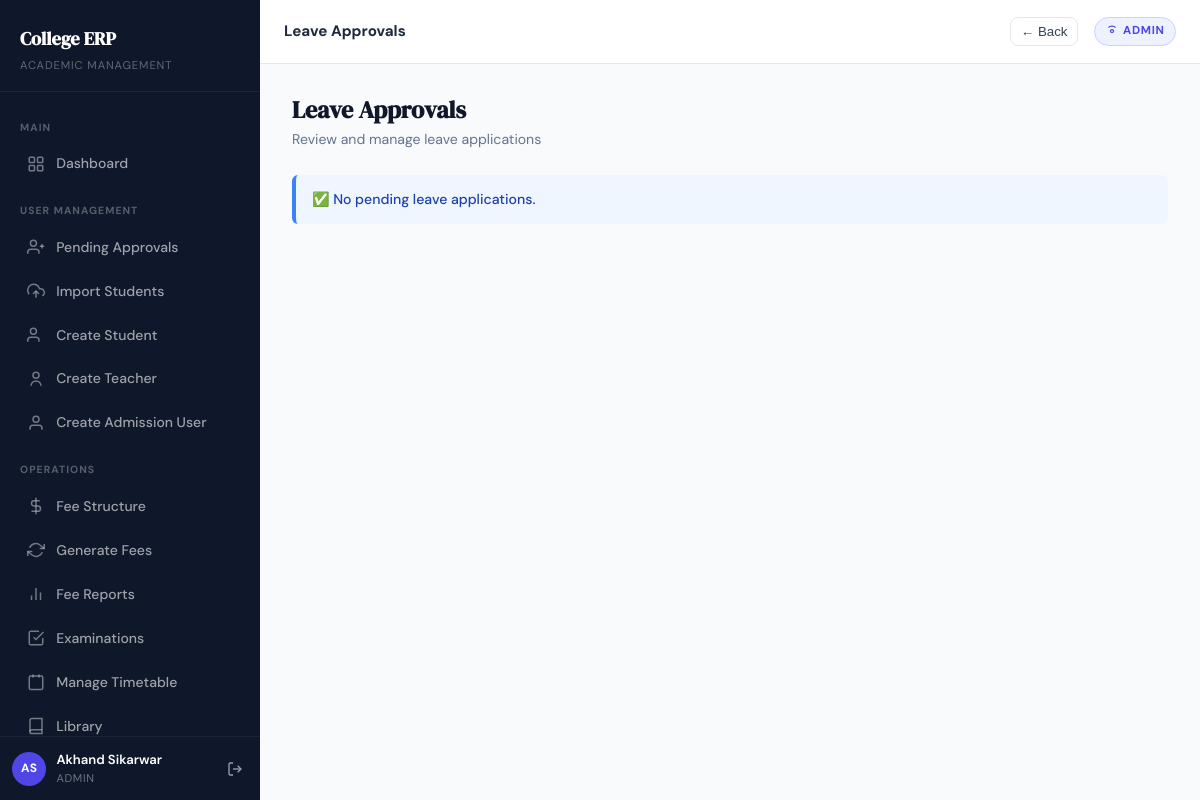
Before: /leave/approvals/ (signed in) with the older database file.
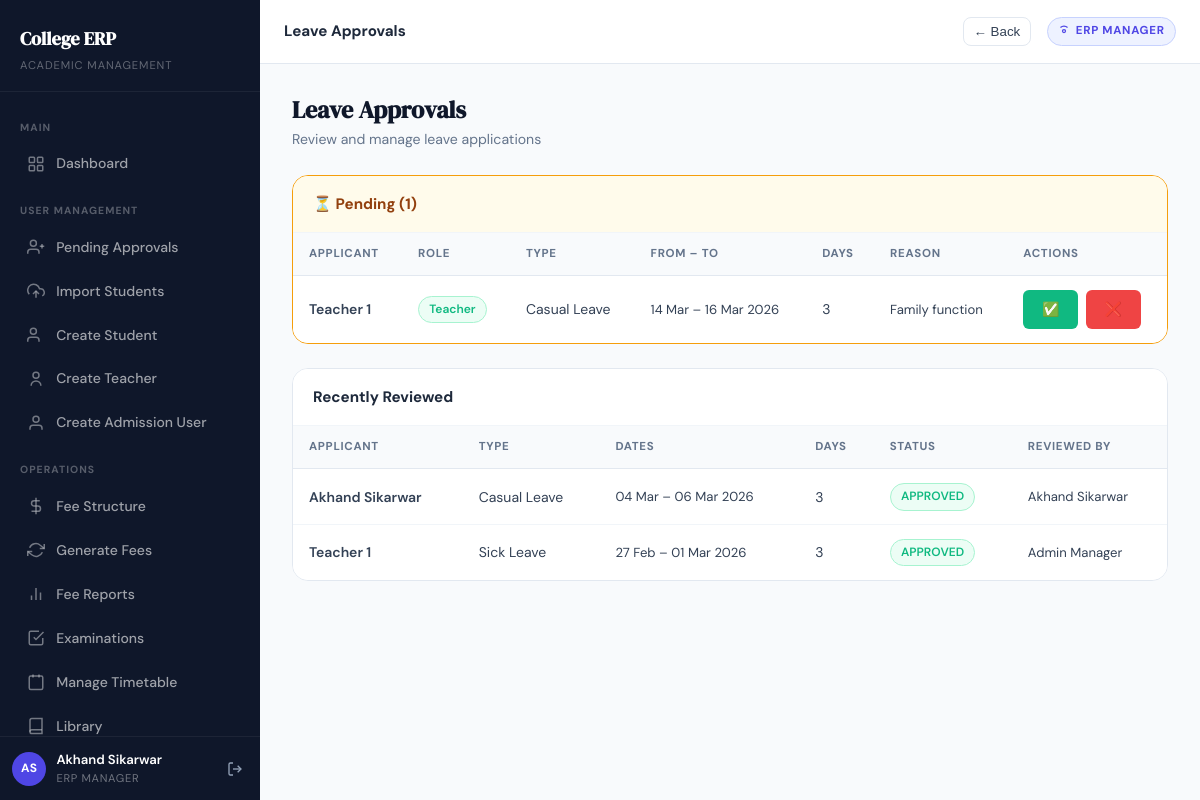
After: the same page with the newer database file.
### apps/accounts/models.py (models this page shows, shortened)
class CustomUser(AbstractUser):
    first_name    = models.CharField(max_length=100)
    last_name     = models.CharField(max_length=100)
    email         = models.EmailField(unique=True)
    mobile_number = models.CharField(max_length=10, unique=True, null=True, blank=True)
    role          = models.CharField(max_length=20, choices=Role.choices)
    is_verified   = models.BooleanField(default=False)
    is_approved   = models.BooleanField(default=False)
    class Meta:
        indexes = [
            models.Index(fields=["role"]),
            models.Index(fields=["is_approved"]),
        ]
    @property
    def full_name(self):
        return f"{self.first_name} {self.last_name}".strip() or self.username
    @property
    def is_teacher(self):
        return self.role == Role.TEACHER
    @property
    def is_erp_manager(self):
        return self.role == Role.ERP_MANAGER or self.is_superuser

### apps/leave/models.py (models this page shows, shortened)
class LeaveApplication(TimeStampedModel):
    applicant = models.ForeignKey(
        settings.AUTH_USER_MODEL, on_delete=models.CASCADE, related_name="leave_applications"
    )
    leave_type = models.ForeignKey(
        LeaveType, on_delete=models.CASCADE, related_name="applications"
    )
    start_date = models.DateField()
    end_date = models.DateField()
    reason = models.TextField()
    status = models.CharField(max_length=20, choices=STATUS_CHOICES, default="PENDING")
    reviewed_by = models.ForeignKey(
        settings.AUTH_USER_MODEL, on_delete=models.SET_NULL,
        null=True, blank=True, related_name="reviewed_leaves"
    )
    review_remarks = models.CharField(max_length=200, blank=True)
    reviewed_at = models.DateTimeField(null=True, blank=True)
    class Meta:
        ordering = ["-created_at"]
    @property
    def days(self):
        return (self.end_date - self.start_date).days + 1

class LeaveType(TimeStampedModel):
    name = models.CharField(max_length=50, unique=True)
    max_days_per_year = models.PositiveIntegerField(default=10)
    class Meta:
        ordering = ["name"]

### apps/leave/views.py (the view)
# urls.py: path("approvals/",               views.leave_approvals, name="leave_approvals"),
@login_required
def leave_approvals(request):
    if not (request.user.is_erp_manager or getattr(request.user, "is_dean", False) or request.user.is_teacher):
        messages.error(request, "Access denied.")
        return redirect("dashboard")
    if request.user.is_teacher and hasattr(request.user, "teacher_profile"):
        incharge_exists = SectionIncharge.objects.filter(teacher=request.user.teacher_profile).exists()
        if not incharge_exists:
            messages.error(request, "Access denied. You are not assigned as section incharge.")
            return redirect("dashboard")
    applications = _get_pending_leave_queryset_for_reviewer(request.user).order_by("-created_at")
    pending = applications.filter(status="PENDING")
    reviewed = applications.exclude(status="PENDING")
    return render(request, "leave/leave_approvals.html", {
        "pending": pending,
        "reviewed": reviewed,
    })

### apps/leave/views.py (called while the page is built, shortened)
def _get_pending_leave_queryset_for_reviewer(user):
    base = LeaveApplication.objects.select_related(
        "applicant", "leave_type", "reviewed_by"
    )
    if user.is_erp_manager:
        return base

### templates/leave/leave_approvals.html (shortened to what this page needs)
{% extends "base.html" %}
{% block topbar_title %}Leave Approvals{% endblock %}
{% block content %}
<div class="page-header fade-in-up">
    <div>
        <div class="page-header-title">Leave Approvals</div>
        <div class="page-header-subtitle">Review and manage leave applications</div>
    </div>
</div>
{% if pending %}
<div class="card fade-in-up" style="margin-bottom:1.5rem;border-color:var(--warning)">
    <div class="card-header" style="background:var(--warning-bg)">
        <div class="card-title" style="color:#92400e">⏳ Pending ({{ pending|length }})</div>
    </div>
    <div class="table-wrapper" style="border:none;border-radius:0">
        <table class="erp-table">
            <thead>
                <tr>
                    <th>Applicant</th>
                    <th>Role</th>
                    <th>Type</th>
                    <th>From – To</th>
                    <th>Days</th>
                    <th>Reason</th>
                    <th>Actions</th>
                </tr>
            </thead>
            <tbody>
                {% for app in pending %}
                <tr>
                    <td class="fw-semibold">{{ app.applicant.full_name }}</td>
                    <td><span class="status-badge open">{{ app.applicant.get_role_display }}</span></td>
                    <td>{{ app.leave_type.name }}</td>
                    <td class="text-sm">{{ app.start_date|date:"d M" }} – {{ app.end_date|date:"d M Y" }}</td>
                    <td>{{ app.days }}</td>
                    <td class="text-muted text-sm">{{ app.reason|truncatewords:10 }}</td>
                    <td>
                        <form method="post" action="{% url 'approve_leave' app.pk %}"
                            style="display:inline-flex;gap:.5rem">
                            <button type="submit" name="action" value="approve"
                                class="btn btn-sm btn-success">✅</button>
                            <button type="submit" name="action" value="reject" class="btn btn-sm btn-danger">❌</button>
                        </form>
                    </td>
                </tr>
                {% endfor %}
            </tbody>
        </table>
    </div>
</div>
{% else %}
<div class="alert alert-info fade-in-up">✅ No pending leave applications.</div>
{% endif %}
{% if reviewed %}
<div class="card fade-in-up">
    <div class="card-header">
        <div class="card-title">Recently Reviewed</div>
    </div>
    <div class="table-wrapper" style="border:none;border-radius:0">
        <table class="erp-table">
            <thead>
                <tr>
                    <th>Applicant</th>
                    <th>Type</th>
                    <th>Dates</th>
                    <th>Days</th>
                    <th>Status</th>
                    <th>Reviewed By</th>
                </tr>
            </thead>
            <tbody>
                {% for app in reviewed|slice:":20" %}
                <tr>
                    <td class="fw-semibold">{{ app.applicant.full_name }}</td>
                    <td>{{ app.leave_type.name }}</td>
                    <td class="text-sm">{{ app.start_date|date:"d M" }} – {{ app.end_date|date:"d M Y" }}</td>
                    <td>{{ app.days }}</td>
                    <td>
                        <span class="status-badge {% if app.status == 'APPROVED' %}open{% else %}locked{% endif %}">
                            {{ app.status }}
                        </span>
                    </td>
                    <td class="text-muted text-sm">{{ app.reviewed_by.full_name|default:"—" }}</td>
                </tr>
                {% endfor %}
            </tbody>
        </table>
    </div>
</div>
{% endif %}
{% endblock %}

### templates/base.html (shortened to what the changed rows need)
{% load static %}
<!DOCTYPE html>
<html lang="en">
<head>
  <link rel="stylesheet" href="{% static 'css/style.css' %}">
</head>
<body>
{% if request.user.is_authenticated %}
<div class="app-shell">
  <aside class="sidebar" id="sidebar">
    <div class="sidebar-logo">
      <a href="{% url 'dashboard' %}" class="sidebar-logo-text">College ERP</a>
      <div class="sidebar-logo-sub">Academic Management</div>
    </div>
    <nav class="sidebar-nav">
      <div class="sidebar-section-label">Main</div>
      <a href="{% url 'dashboard' %}"
         class="sidebar-link {% if request.resolver_match.url_name == 'dashboard' %}active{% endif %}">
        <svg viewBox="0 0 24 24" fill="none" stroke="currentColor" stroke-width="2">
          <rect x="3" y="3" width="7" height="7" rx="1"/><rect x="14" y="3" width="7" height="7" rx="1"/>
          <rect x="14" y="14" width="7" height="7" rx="1"/><rect x="3" y="14" width="7" height="7" rx="1"/>
        </svg>
        Dashboard
      </a>
      {% if request.user.role == "ERP_MANAGER" or request.user.is_superuser %}
      <div class="sidebar-section-label">User Management</div>
      <a href="{% url 'pending_approvals' %}"
         class="sidebar-link {% if request.resolver_match.url_name == 'pending_approvals' %}active{% endif %}">
        <svg viewBox="0 0 24 24" fill="none" stroke="currentColor" stroke-width="2"><path d="M16 21v-2a4 4 0 0 0-4-4H5a4 4 0 0 0-4 4v2"/><circle cx="8.5" cy="7" r="4"/><line x1="20" y1="8" x2="20" y2="14"/><line x1="23" y1="11" x2="17" y2="11"/></svg>
        Pending Approvals
      </a>
      <a href="{% url 'import_students' %}"
         class="sidebar-link {% if request.resolver_match.url_name == 'import_students' %}active{% endif %}">
        <svg viewBox="0 0 24 24" fill="none" stroke="currentColor" stroke-width="2"><polyline points="16 16 12 12 8 16"/><line x1="12" y1="12" x2="12" y2="21"/><path d="M20.39 18.39A5 5 0 0 0 18 9h-1.26A8 8 0 1 0 3 16.3"/></svg>
        Import Students
      </a>
      <a href="{% url 'create_student_account' %}"
         class="sidebar-link {% if request.resolver_match.url_name == 'create_student_account' %}active{% endif %}">
        <svg viewBox="0 0 24 24" fill="none" stroke="currentColor" stroke-width="2"><path d="M16 21v-2a4 4 0 0 0-4-4H5a4 4 0 0 0-4 4v2"/><circle cx="8.5" cy="7" r="4"/></svg>
        Create Student
      </a>
      <a href="{% url 'create_teacher_account' %}"
         class="sidebar-link {% if request.resolver_match.url_name == 'create_teacher_account' %}active{% endif %}">
        <svg viewBox="0 0 24 24" fill="none" stroke="currentColor" stroke-width="2"><circle cx="12" cy="7" r="4"/><path d="M5.5 21a6.5 6.5 0 0 1 13 0"/></svg>
        Create Teacher
      </a>
      <a href="{% url 'create_admission_user' %}"
         class="sidebar-link {% if request.resolver_match.url_name == 'create_admission_user' %}active{% endif %}">
        <svg viewBox="0 0 24 24" fill="none" stroke="currentColor" stroke-width="2"><path d="M20 21v-2a4 4 0 0 0-4-4H8a4 4 0 0 0-4 4v2"/><circle cx="12" cy="7" r="4"/></svg>
        Create Admission User
      </a>
      <div class="sidebar-section-label">Operations</div>
      <a href="{% url 'fee_structure_list' %}"
         class="sidebar-link {% if request.resolver_match.url_name == 'fee_structure_list' %}active{% endif %}">
        <svg viewBox="0 0 24 24" fill="none" stroke="currentColor" stroke-width="2"><line x1="12" y1="1" x2="12" y2="23"/><path d="M17 5H9.5a3.5 3.5 0 0 0 0 7h5a3.5 3.5 0 0 1 0 7H6"/></svg>
        Fee Structure
      </a>
      <a href="{% url 'generate_fees' %}"
         class="sidebar-link {% if request.resolver_match.url_name == 'generate_fees' %}active{% endif %}">
        <svg viewBox="0 0 24 24" fill="none" stroke="currentColor" stroke-width="2"><polyline points="23 4 23 10 17 10"/><polyline points="1 20 1 14 7 14"/><path d="M3.51 9a9 9 0 0 1 14.13-3.36L23 10"/><path d="M20.49 15a9 9 0 0 1-14.13 3.36L1 14"/></svg>
        Generate Fees
      </a>
      <a href="{% url 'fee_collection_report' %}"
         class="sidebar-link {% if request.resolver_match.url_name == 'fee_collection_report' %}active{% endif %}">
        <svg viewBox="0 0 24 24" fill="none" stroke="currentColor" stroke-width="2"><line x1="18" y1="20" x2="18" y2="10"/><line x1="12" y1="20" x2="12" y2="4"/><line x1="6" y1="20" x2="6" y2="14"/></svg>
        Fee Reports
      </a>
      <a href="{% url 'exam_list' %}"
         class="sidebar-link {% if request.resolver_match.url_name == 'exam_list' %}active{% endif %}">
        <svg viewBox="0 0 24 24" fill="none" stroke="currentColor" stroke-width="2"><path d="M9 11l3 3L22 4"/><path d="M21 12v7a2 2 0 0 1-2 2H5a2 2 0 0 1-2-2V5a2 2 0 0 1 2-2h11"/></svg>
        Examinations
      </a>
      <a href="{% url 'manage_timetable' %}"
         class="sidebar-link {% if request.resolver_match.url_name == 'manage_timetable' %}active{% endif %}">
        <svg viewBox="0 0 24 24" fill="none" stroke="currentColor" stroke-width="2"><rect x="3" y="4" width="18" height="18" rx="2"/><line x1="16" y1="2" x2="16" y2="6"/><line x1="8" y1="2" x2="8" y2="6"/></svg>
        Manage Timetable
      </a>
      <a href="{% url 'book_catalog' %}"
         class="sidebar-link {% if request.resolver_match.url_name == 'book_catalog' %}active{% endif %}">
        <svg viewBox="0 0 24 24" fill="none" stroke="currentColor" stroke-width="2"><path d="M4 19.5A2.5 2.5 0 0 1 6.5 17H20"/><path d="M6.5 2H20v20H6.5A2.5 2.5 0 0 1 4 19.5V4.5A2.5 2.5 0 0 1 6.5 2z"/></svg>
        Library
      </a>
      {% endif %}
    </nav>
    <div class="sidebar-footer">
      <div class="sidebar-user">
        <div class="sidebar-avatar">
          {{ request.user.first_name|first|upper }}{{ request.user.last_name|first|upper }}
        </div>
        <div class="sidebar-user-info">
          <div class="sidebar-user-name">{{ request.user.full_name }}</div>
          <div class="sidebar-user-role">{{ request.user.get_role_display }}</div>
        </div>
        <form method="post" action="{% url 'logout' %}" style="margin:0;">
          <button type="submit" class="sidebar-logout" title="Logout" style="border:none;background:transparent;cursor:pointer;">
            <svg width="16" height="16" viewBox="0 0 24 24" fill="none" stroke="currentColor" stroke-width="2">
              <path d="M9 21H5a2 2 0 0 1-2-2V5a2 2 0 0 1 2-2h4"/>
              <polyline points="16 17 21 12 16 7"/><line x1="21" y1="12" x2="9" y2="12"/>
            </svg>
          </button>
        </form>
      </div>
    </div>
  </aside>
  <div class="main-content">
    <header class="topbar">
      <span class="topbar-title">{% block topbar_title %}Dashboard{% endblock %}</span>
      <button
        type="button"
        onclick="if (window.history.length > 1) { window.history.back(); } else { window.location.href='{% url 'dashboard' %}'; }"
        style="margin-left:.75rem;border:1px solid var(--gray-200);background:#fff;border-radius:.5rem;padding:.35rem .6rem;cursor:pointer;color:var(--gray-700);font-weight:500;"
        aria-label="Go back"
        title="Go back"
      >
        ← Back
      </button>
      <span class="topbar-badge">
        <svg width="12" height="12" viewBox="0 0 24 24" fill="none" stroke="currentColor" stroke-width="2.5">
          <circle cx="12" cy="12" r="3"/>
          <path d="M19.07 4.93A10 10 0 0 0 12 2a10 10 0 0 0-7.07 2.93"/>
        </svg>
        {{ request.user.get_role_display }}
      </span>
    </header>
    <main class="page-content">
      {% block content %}{% endblock %}
    </main>
  </div>
</div>
{% else %}
<!-- ════════════════════════════════════════════════════════
     UNAUTHENTICATED LAYOUT (no sidebar)
═════════════════════════════════════════════════════════ -->
{% block outer_content %}{% endblock %}
{% endif %}
</body>
</html>

Changed rows visible on the page:
changed CustomUser "Akhand Sikarwar": user.role "ADMIN" → "ERP MANAGER"
added LeaveApplication: applicant.full_name "Teacher 1", applicant.role "Teacher", leave_type.name "Casual Leave", start_date "14 Mar", end_date "16 Mar 2026", days "3", reason "Family function"
added LeaveApplication: applicant.full_name "Akhand Sikarwar", leave_type.name "Casual Leave", start_date "04 Mar", end_date "06 Mar 2026", days "3", status "APPROVED", reviewed_by.full_name "Akhand Sikarwar"
added LeaveApplication: applicant.full_name "Teacher 1", leave_type.name "Sick Leave", start_date "27 Feb", end_date "01 Mar 2026", days "3", status "APPROVED", reviewed_by.full_name "Admin Manager"
Other visible differences:
{{ pending|length }}: (not shown) → "1"
text no longer shown: "✅ No pending leave applications."
text now shown: "⏳ Pending ( ) APPLICANT ROLE TYPE FROM – TO DAYS REASON ACTIONS Recently Reviewed APPLICANT TYPE DATES DAYS STATUS REVIEWED BY"
